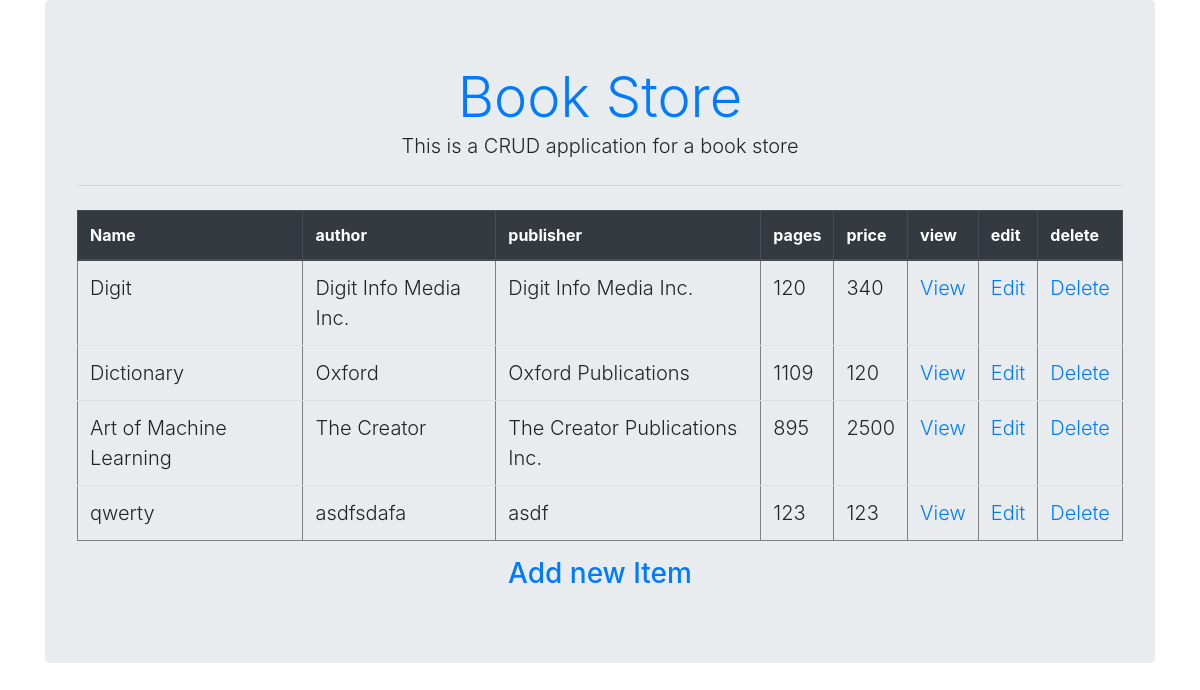
Before: / with the older database file.
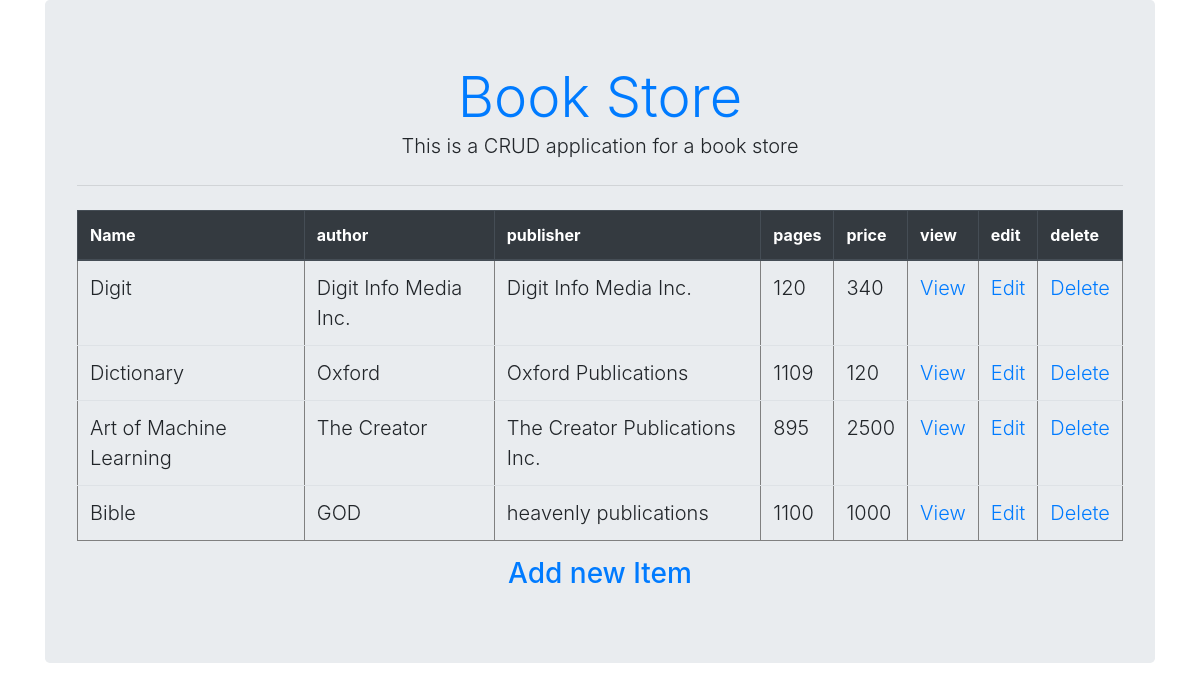
After: the same page with the newer database file.
### book_stack/models.py (models this page shows, shortened)
class Book(models.Model):
    name = models.CharField(max_length=256)
    author = models.CharField(max_length=128)
    publisher = models.CharField(max_length=128)
    pages = models.IntegerField(null=True)
    price = models.IntegerField(null=True)

### book_stack/views.py (the view)
# urls.py: url(r'^$', booklist, name='booklist'),
def booklist(request):
    book = Book.objects.all()
    data = {}
    data['object_list'] = book
    return render(request, 'book_list.html', data)

### book_stack/templates/book_list.html (shortened to what this page needs)
<!DOCTYPE html>
{% extends 'base.html' %}
{% load crispy_forms_tags %}
    {% block content %}
    <table class="table" border="1" class="table-bordered">
        <thead class="thead-dark">
            <tr>
                <th>Name</th>
                <th>author</th>
                <th>publisher</th>
                <th>pages</th>
                <th>price</th>
                <th>view</th>
                <th>edit</th>
                <th>delete</th>
            </tr>
        </thead>
        <tbody>
            {% for book in object_list %}
            <tr>
                <td class="lead">{{ book.name }}</td>
                <td class="lead">{{ book.author }}</td>
                <td class="lead">{{ book.publisher }}</td>
                <td class="lead">{{ book.pages }}</td>
                <td class="lead">{{ book.price }}</td>
                <td class="lead"><a href="{% url "bookview" book.id %}">View</a></td>
                <td class="lead"><a href="{% url "bookupdate" book.id %}">Edit</a></td>
                <td class="lead"><a href="{% url "bookdelete" book.id %}">Delete</a></td>
            </tr>
            {% endfor %}
        </tbody>
    </table>
    <center>
      <a  class="lead" class="btn btn-success" href="{% url "bookcreate" %}"><h3>Add new Item</h3></a>
    </center>
    {% endblock content %}

### book_stack/templates/base.html (shortened to what this page needs)
<!DOCTYPE html>
<html lang="en">
  <head>
    <link
      rel="stylesheet"
      href="https://stackpath.bootstrapcdn.com/bootstrap/4.4.1/css/bootstrap.min.css"
    />
  </head>
  <body>
    <div class="container">
      <div class="jumbotron">
        <center>
          <a href="{% url 'booklist' %}" class="display-4">Book Store</a>
          <p class="lead">
            This is a CRUD application for a book store
          </p>
        </center>
        <hr class="my-4" />
        {% block content %} {% endblock content %}
      </div>
    </div>
  </body>
</html>

Changed rows visible on the page:
removed Book: name "qwerty", author "asdfsdafa", publisher "asdf", pages "123", price "123"
added Book: name "Bible", author "GOD", publisher "heavenly publications", pages "1100", price "1000"
